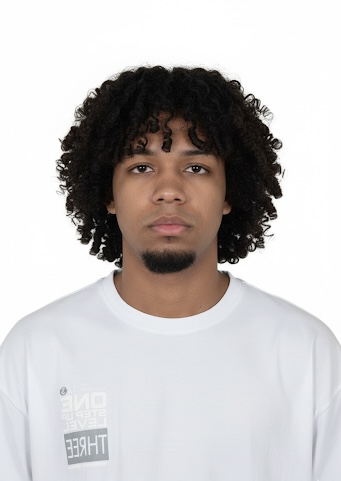
#> input picture assets/IMG_2087.jpg, 341 x 481 px; its folder holds only this picture in this run
$ python generate_cards.py
#> lines starting #> are read from the running program, lines starting #| are printed output that depends on the picture; after the words box and inside, x2 and y2 are one past the last pixel; in counts of white or black regions, pixels touching at a corner belong together
#> in sample_portrait, original is the input picture: PIL image 341x481 RGB; mean R, G, B 196.1, 192.5, 191.9
### scripts/generate_portrait.py
"""Sample the source photograph into a deterministic, self-contained vector portrait."""

import argparse
import re
from collections import defaultdict
from dataclasses import dataclass
from itertools import pairwise
from math import ceil, isfinite, sqrt
from pathlib import Path
from random import Random

from PIL import Image, ImageChops, ImageDraw, ImageFilter, ImageOps, ImageStat

ROOT = Path(__file__).resolve().parents[1]
SIZE = (264, 292)
FOCUS = (0.5, 0.38)
PALETTE = ("#14532D", "#647D73", "#00FF88", "#A7F3D0", "#F0FFF4")
PORTRAIT_CSS = """
@media (prefers-reduced-motion:no-preference){
 .particles{animation:assemble .7s ease-out var(--at) both}
 .seed{animation:ignite 2.6s ease-out both}
 .glint{animation:assemble .8s ease-out var(--at) both,glimmer 5s ease-in-out 3.4s 2}
}
@keyframes assemble{from{opacity:0;transform:translateY(3px)}to{opacity:1;transform:translateY(0)}}
@keyframes ignite{0%{opacity:.13}30%{opacity:.48}100%{opacity:1}}
@keyframes glimmer{50%{opacity:.75}}
"""


def source_image(project_root: Path) -> Path | None:
    matches = [
        p
        for folder in ("assets", "asset")
        for p in (project_root / folder).rglob("*")
        if p.is_file() and p.stem.casefold() == "img_2087"
    ]
    if len(matches) > 1:
        raise ValueError(f"Multiple portrait sources: {matches}")
    return next(iter(matches), None)


def frame_portrait(image, size, focus):
    """Remove only the pale backdrop connected to the exterior, preserving the shirt."""
#> called with size = (264, 292), focus = (0.5, 0.38)
    border = image.point(lambda v: 255 if v >= 242 else 0)
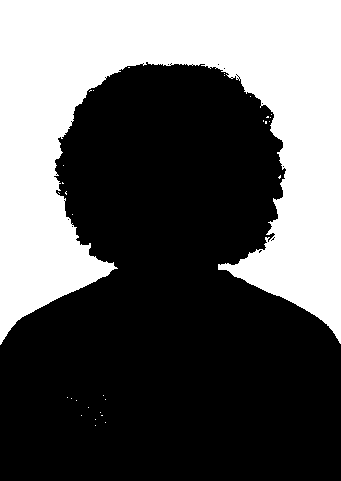
#> border: PIL image 341x481 L; 36.9% white; 31 white regions (30 under 20 px), largest, box (x1, y1, x2, y2) and area: (0, 0, 341, 345) 60496
    padded = ImageOps.expand(border, border=1, fill=255)
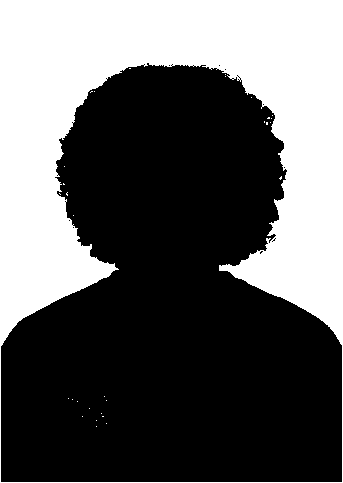
#> padded: PIL image 343x483 L; 37.5% white; 31 white regions (30 under 20 px), largest, box (x1, y1, x2, y2) and area: (0, 0, 343, 483) 62144
    ImageDraw.floodfill(padded, (0, 0), 128)
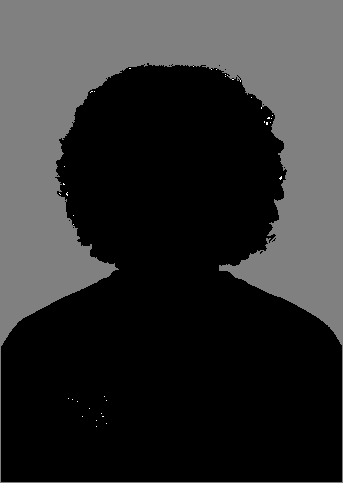
#> padded: PIL image 343x483 L; min 0, max 255, mean 48.1
    mask = padded.crop((1, 1, image.width + 1, image.height + 1)).point(
        lambda v: 0 if v == 128 else 255
    )
#> mask: PIL image 341x481 L; 63.1% white; 1 black region, box (x1, y1, x2, y2) and area: (0, 0, 341, 345) 60485
    head = image.crop((0, 0, image.width, max(1, round(image.height * 0.55))))
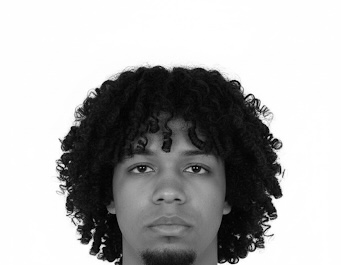
#> head: PIL image 341x265 L; min 0, max 255, mean 172.6
    bounds = head.point(lambda v: 255 if v < 150 else 0).getbbox()
#> bounds = (56, 66, 285, 265)
    if bounds and mask.getpixel((0, 0)) == 0:
        left, top, right, _ = bounds
#> left = 56; top = 66; right = 285
        cw = min(image.width, max(1, round((right - left) * 1.27)))
#> cw = 291
        ch = min(image.height, max(1, round(cw * size[1] / size[0])))
#> ch = 322
        x = max(0, min(image.width - cw, round((left + right) / 2 - cw * focus[0])))
#> x = 25
        y = max(0, min(image.height - ch, round(top - ch * 0.13 * focus[1])))
#> y = 50
        box = (x, y, x + cw, y + ch)
#> box = (25, 50, 316, 372)
        image, mask = image.crop(box), mask.crop(box)
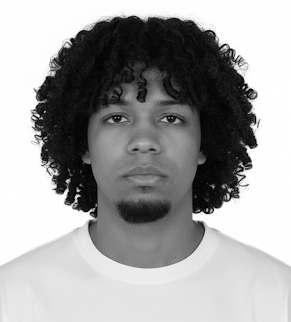
#> image: PIL image 291x322 L; min 0, max 255, mean 161.2
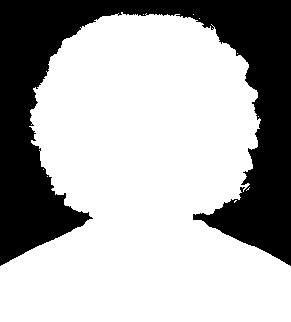
#> mask: PIL image 291x322 L; 68.5% white; 1 black region, box (x1, y1, x2, y2) and area: (0, 0, 291, 266) 29522
    # Resample both planes in the same coordinate space at twice the display resolution.
    sample_size = tuple(v * 2 for v in size)
    return tuple(
        ImageOps.fit(plane, sample_size, Image.Resampling.LANCZOS, centering=focus)
        for plane in (image, mask.filter(ImageFilter.MinFilter(3)))
    )


def color_ramp(palette):
    anchors = [bytes.fromhex(color[1:]) for color in palette]
    ramp = []
    for left, right in pairwise(anchors):
        for t in (0, 0.25, 0.5, 0.75):
            ramp.append(
                "#"
                + bytes(round(a + (b - a) * t) for a, b in zip(left, right))
                .hex()
                .upper()
            )
    return ramp + [palette[-1].upper()]


@dataclass
class Portrait:
    width: int
    height: int
    markup: str


def sample_portrait(
    source, width=SIZE[0], height=SIZE[1], density=1.0, palette=PALETTE, focus=FOCUS
):
    if not (
        1 <= width <= 2048
        and 1 <= height <= 2048
        and 0 < density <= 4
        and isfinite(density)
    ):
        raise ValueError(
            "Use dimensions from 1 to 2048 and a density greater than 0 and at most 4"
        )
    if not all(0 <= v <= 1 for v in focus):
        raise ValueError("--focus values must be between 0 and 1")
    if len(palette) != 5 or not all(
        re.fullmatch(r"#[0-9A-Fa-f]{6}", c) for c in palette
    ):
        raise ValueError(
            "--palette expects five #RRGGBB colors from shadows to highlights"
        )
    with Image.open(source) as original:
        gray, mask = frame_portrait(
            ImageOps.exif_transpose(original).convert("L"), (width, height), focus
        )
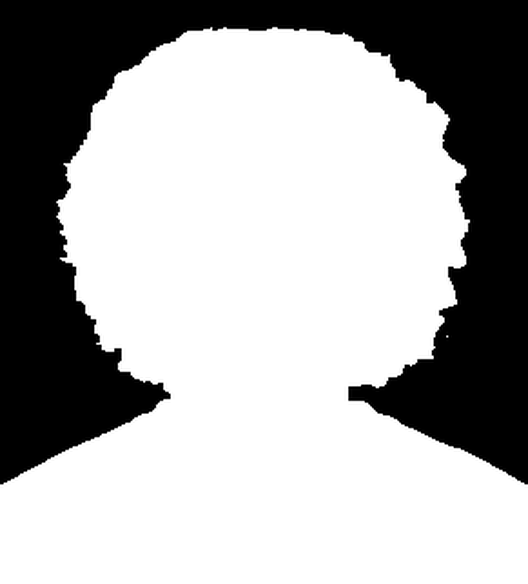
#> mask: PIL image 528x584 L; min 0, max 255, mean 171.1

    # Stretch foreground tones only. Local adaptation recovers curls and facial features.
    low, high = ImageStat.Stat(gray, mask).extrema[0]
#> low = 0; high = 255
    gray = gray.point(lambda v: round((v - low) * 255 / max(1, high - low)))
    local = gray.filter(ImageFilter.GaussianBlur(max(2, width / 20)))
#> (the rest of the program and of its run is left out)
